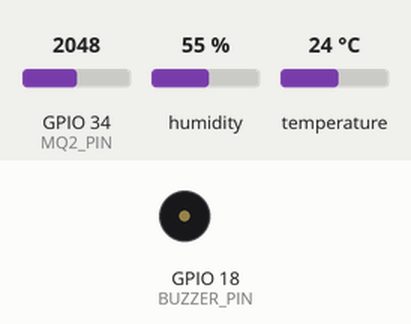
Simulated run of this sketch. Board: ESP32. Parts: buzzer (waves = sounding, pin HIGH). The inputs (shaded band) are chosen by the test bench; at power-on: GPIO 34 (MQ2_PIN) = 2048, humidity 55 %, temperature 24 °C. WiFi joins after 1.5 s; servers stay silent unless stated; web services answer with replies made up by the test bench; what the sketch prints to the serial monitor is not drawn.

Above: at 0.1 s.
At 1.6 s:
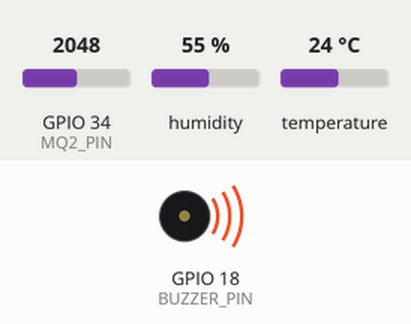
Timing chart, 0 to 3.1 s (numbered marks = the images above):
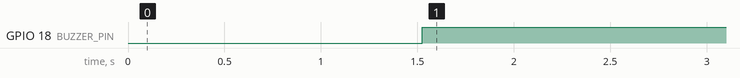

Measured:
- by itself, GPIO 18 (BUZZER_PIN): LOW → HIGH at 1.5 s

The sketch:

code2.ino
```cpp
#include <WiFi.h>
#include <HTTPClient.h>
#include <DHT.h>
#include <WiFiClientSecure.h>

#define DHTPIN 4            // Pin connected to the DHT11 sensor
#define MQ2_PIN 34          // Pin connected to the MQ2 smoke sensor
#define BUZZER_PIN 18       // Pin connected to the Buzzer
#define DHTTYPE DHT11       // DHT11 sensor type

#define TEMP_THRESHOLD 35   // Temperature threshold in Celsius
#define GAS_THRESHOLD 850  // MQ2 gas sensor threshold

// Wi-Fi credentials
const char* ssid = "Subhomoy's 1+";
const char* password = "qzma1254";
// Telegram Bot info
String botToken = "8044632598:AAE9ND_7R5SlXTtc8IMEf5H50Qde1_pEYpo";
String chatID = "6969409988";
DHT dht(DHTPIN, DHTTYPE);

bool alertSent = false;

void setup() {
  Serial.begin(115200);  // Start the Serial Monitor at 115200 baud rate
  Serial.println("Starting setup...");

  dht.begin();  // Initialize the DHT sensor
  pinMode(BUZZER_PIN, OUTPUT); // Set the buzzer pin as output
  digitalWrite(BUZZER_PIN, LOW); // Ensure the buzzer is initially off

  WiFi.begin(ssid, password);
  Serial.print("Connecting to WiFi...");
  int attemptCount = 0;

  // Attempt to connect to Wi-Fi
  while (WiFi.status() != WL_CONNECTED) {
    delay(500);
    attemptCount++;
    Serial.print(".");
    if (attemptCount > 20) {
      Serial.println("\nFailed to connect to Wi-Fi!");
      return;  // Exit if Wi-Fi connection fails after 20 attempts
    }
  }

  Serial.println("\nConnected! IP: " + WiFi.localIP().toString());
}

void loop() {
  float temperature = dht.readTemperature();  // Read temperature from DHT11
  int mq2Value = analogRead(MQ2_PIN);        // Read value from MQ2 smoke sensor

  // Print temperature and MQ2 value for debugging
  Serial.print("Temp: ");
  Serial.print(temperature);
  Serial.print("°C | MQ2: ");
  Serial.println(mq2Value);

  bool tempHigh = temperature > TEMP_THRESHOLD;  // Check if temperature is high
  bool gasHigh = mq2Value > GAS_THRESHOLD;      // Check if gas level is high

  if (tempHigh || gasHigh) {
    digitalWrite(BUZZER_PIN, HIGH);  // Turn on the buzzer if conditions exceed thresholds

    if (!alertSent) {
      sendTelegramAlert(temperature, mq2Value);  // Send Telegram alert if not already sent
      alertSent = true;  // Prevent repeated alerts until condition clears
    }
  } else {
    digitalWrite(BUZZER_PIN, LOW);  // Turn off the buzzer if conditions are normal
    alertSent = false;  // Reset the alert state
  }

  delay(2000);  // Delay to prevent flooding the Serial Monitor with data
}

void sendTelegramAlert(float temp, int gasValue) {
  if (WiFi.status() == WL_CONNECTED) {
    WiFiClientSecure client;
    client.setInsecure();  // Skip SSL certificate verification

    HTTPClient http;

    String message = "*ESP32 ALERT!*\n";
    message += "Temperature: " + String(temp) + "°C\n";
    message += "Gas Level: " + String(gasValue) + "\n";
    message += "Threshold exceeded!";

    // URL encode line breaks and spaces
    message.replace(" ", "%20");
    message.replace("\n", "%0A");

    String url = "https://api.telegram.org/bot" + botToken + "/sendMessage?chat_id=" + chatID + "&text=" + message + "&parse_mode=Markdown";

    http.begin(client, url);  // Use secure client here
    int httpResponseCode = http.GET();

    if (httpResponseCode > 0) {
      Serial.println("Telegram alert sent!");
    } else {
      Serial.print("Error sending message: ");
      Serial.println(httpResponseCode);
    }

    http.end();
  } else {
    Serial.println("WiFi not connected, unable to send alert");
  }
}
```
